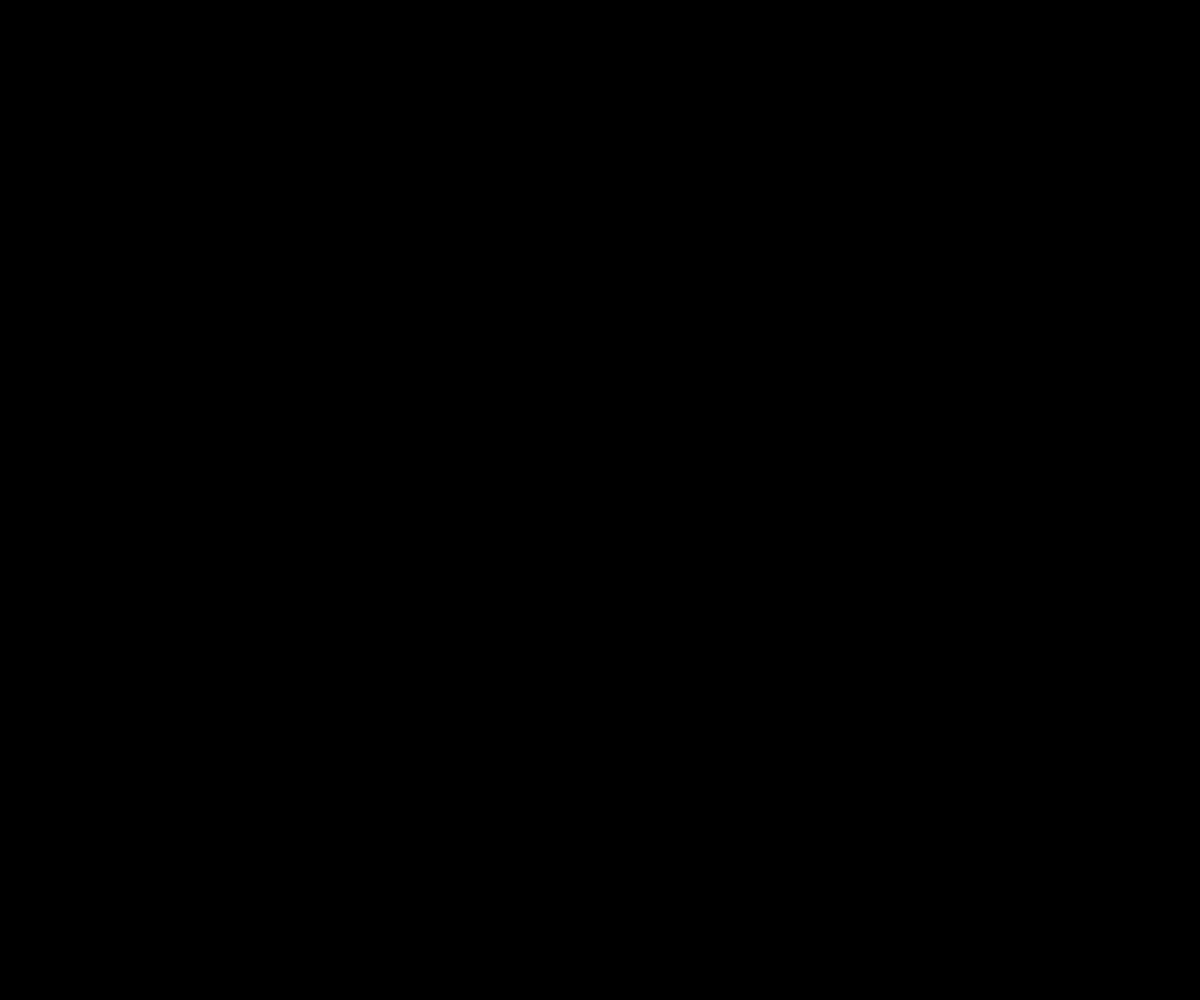
Frame 1 (no input)
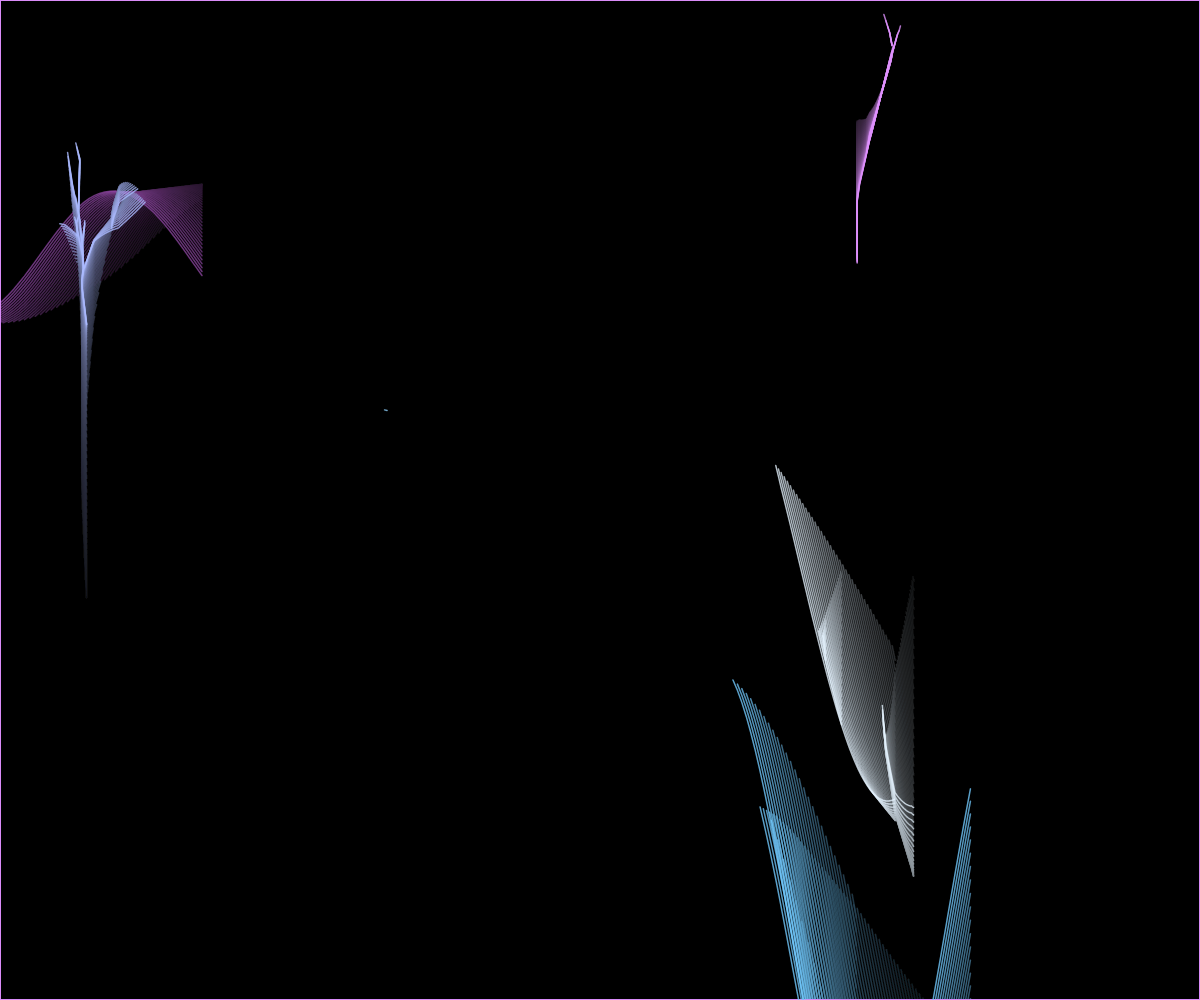
Frame 60 (no input)
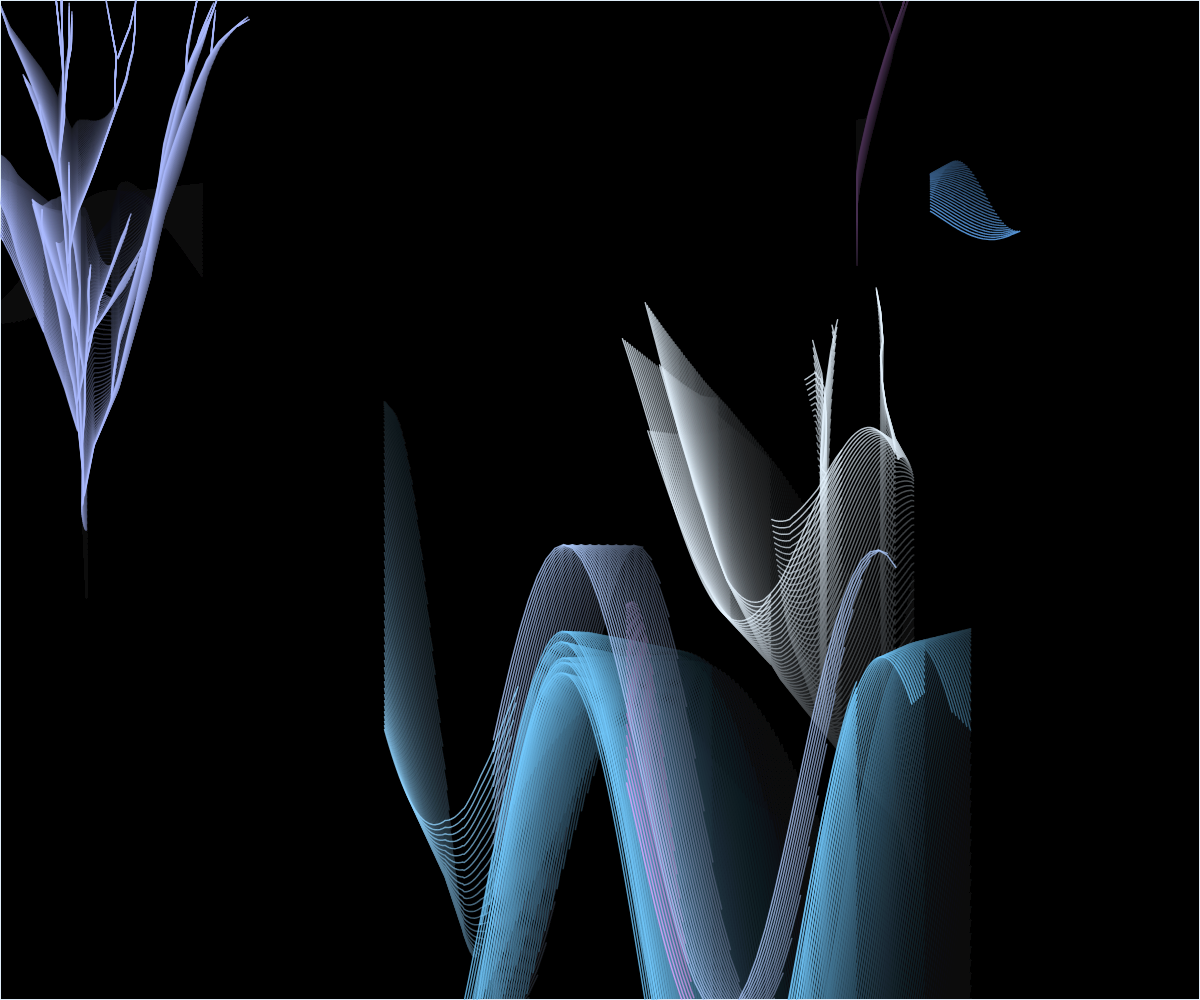
Frame 120 (the mouse pressed at the canvas centre since frame 60)

The p5.js sketch that drew these frames (run headless with seeded random() and noise() and a simulated clock; from frame 60 on, the mouse is pressed at the canvas centre):

// p5.js sketch
// ── sketch.js
let lines = [];
let maxLines = 100;
let pulseSpeed = 0.05;
let branchChance = 0.02;
let maxDepth = 8;

function setup() {
  createCanvas(windowWidth, windowHeight);
  background(0);
  
  // Start with a few initial lines
  for (let i = 0; i < 5; i++) {
    lines.push({
      x: random(width),
      y: random(height),
      angle: random(TWO_PI),
      length: random(2, 6),
      depth: 0,
      segments: [],
      color: color(random(100, 255), random(100, 255), 255, 200),
      speed: random(0.5, 2)
    });
  }
}

function draw() {
  // Semi-transparent overlay for trail effect
  fill(0, 10);
  rect(0, 0, width, height);
  
  // Update and draw lines
  for (let i = lines.length - 1; i >= 0; i--) {
    let line = lines[i];
    
    // Move line forward
    line.x += cos(line.angle) * line.length * line.speed;
    line.y += sin(line.angle) * line.length * line.speed;
    
    // Add to segments for drawing
    line.segments.push({x: line.x, y: line.y});
    
    // Occasionally change direction with a more organic feel
    if (random() < 0.1) {
      line.angle += random(-0.2, 0.2);
    }
    
    // Occasionally branch
    if (line.depth < maxDepth && random() < branchChance) {
      let newLine = {
        x: line.x,
        y: line.y,
        angle: line.angle + random(-0.5, 0.5),
        length: random(2, 6),
        depth: line.depth + 1,
        segments: [],
        color: line.color,
        speed: line.speed * random(0.8, 1.2)
      };
      lines.push(newLine);
    }
    
    // Draw the line with a pulsing effect
    noFill();
    stroke(line.color);
    strokeWeight(1.5);
    beginShape();
    for (let j = 0; j < line.segments.length; j++) {
      let seg = line.segments[j];
      let pulse = sin(frameCount * pulseSpeed + seg.x * 0.02) * 0.3 + 1;
      vertex(seg.x, seg.y * pulse);
    }
    endShape();
    
    // Remove old segments to keep the trail
    if (line.segments.length > 100) {
      line.segments.shift();
    }
    
    // Remove lines that are off-screen or too old
    if (line.x < -50 || line.x > width + 50 || 
        line.y < -50 || line.y > height + 50 ||
        line.segments.length > 300) {
      lines.splice(i, 1);
    }
  }
  
  // Occasionally add a new line
  if (random() < 0.03 && lines.length < maxLines) {
    let angle = random(TWO_PI);
    lines.push({
      x: random(width),
      y: random(height),
      angle: angle,
      length: random(2, 6),
      depth: 0,
      segments: [],
      color: color(random(100, 255), random(100, 255), 255, 200),
      speed: random(0.5, 2)
    });
  }
}

function windowResized() {
  resizeCanvas(windowWidth, windowHeight);
}
